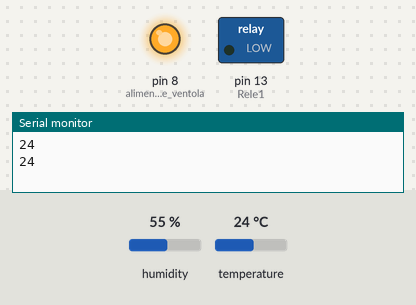
A sketch run on a simulated Arduino Uno, built with avr-gcc and run on an emulated ATmega328P. On the bench: switched loads named in the sketch (green lamp = pin HIGH), output pins drawn as LEDs (lit = HIGH), the last lines printed to the serial monitor. Inputs (shaded band) come from the test bench; at power-on: temperature 24 °C, humidity 55 %.

Above: at 1.8 s.
1.9 s: temperature set to 28 °C
At 3.1 s:
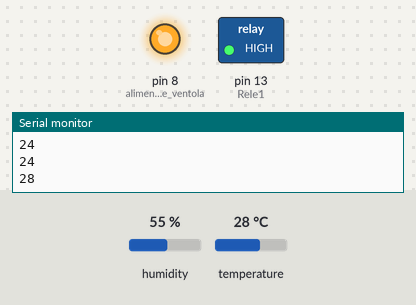
Timing chart, 0 to 9.5 s (numbered marks = the images above; inputs shaded):
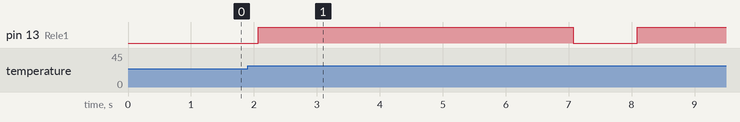

Measured:
- the behaviour switches between 26 and 27 °C on temperature (found by bisection; images 0 and 1)
- after the input at 1.9 s, pin 13 (Rele1): LOW → HIGH after 0.17 s, → LOW 5.0 s later, → HIGH 1.0 s later

The sketch:

sketch_feb09a.ino
```cpp
#include <dht.h>

//pin relay
#define Rele1 13
//pin sensore temperatura dht11 sul sensore c'è una S per il segnale
#define Temp 12

dht temp; //inizializzo l'oggetto per il sensore

void setup() {
  Serial.begin(9600);

  pinMode(Rele1, OUTPUT);

  pinMode(8, OUTPUT);     //alimentazione ventola
  digitalWrite(8, HIGH);
}

void loop() {

  temp.read11(Temp);          //leggo la temperatura dal sensore
  int t = temp.temperature;   //inserisco il valore in una variabile
  Serial.println(t);

  //controllo se è maggiore di 27 Celsius allora accendo la ventola attraverso il relay per 5 sec
  if(t >= 27){
    digitalWrite(Rele1, HIGH);
    delay(5000);
    digitalWrite(Rele1, LOW);
  }
  delay(1000);

}
```
